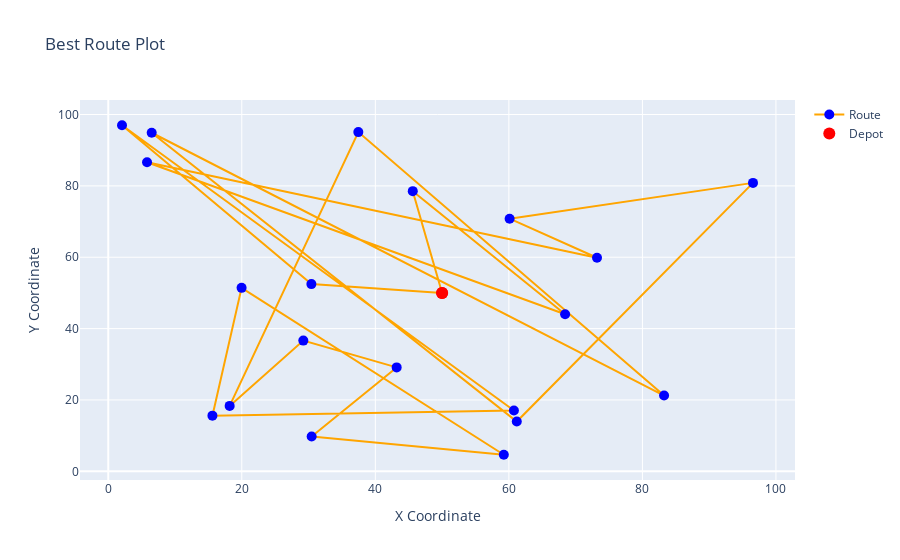

Here is the notebook cell this chart was saved with:
### Code cell
plot_route(coords_df, best_route_de)

### Figure 1 — Plotly figure (JSON) as saved in the notebook; plotly's stock layout.template omitted (floating-point values rounded to 4 significant figures)
{"data": [{"line": {"color": "orange", "width": 2}, "marker": {"color": "blue", "size": 10}, "mode": "markers+lines", "name": "Route", "type": "scatter", "x": [50, 45.61, 68.42, 5.808, 73.2, 60.11, 96.56, 61.19, 6.505, 83.24, 37.45, 18.18, 29.21, 43.19, 30.46, 59.24, 19.97, 15.6, 60.75, 2.058, 30.42, 50], "y": [50, 78.52, 44.02, 86.62, 59.87, 70.81, 80.84, 13.95, 94.89, 21.23, 95.07, 18.34, 36.64, 29.12, 9.767, 4.645, 51.42, 15.6, 17.05, 96.99, 52.48, 50]}, {"marker": {"color": "red", "size": 12}, "mode": "markers", "name": "Depot", "type": "scatter", "x": [50, 50], "y": [50, 50]}], "layout": {"autosize": true, "showlegend": true, "title": {"text": "Best Route Plot"}, "xaxis": {"autorange": true, "range": [-4.644, 103.3], "title": {"text": "X Coordinate"}, "type": "linear"}, "yaxis": {"autorange": true, "range": [-4.775, 106.4], "title": {"text": "Y Coordinate"}, "type": "linear"}}}
